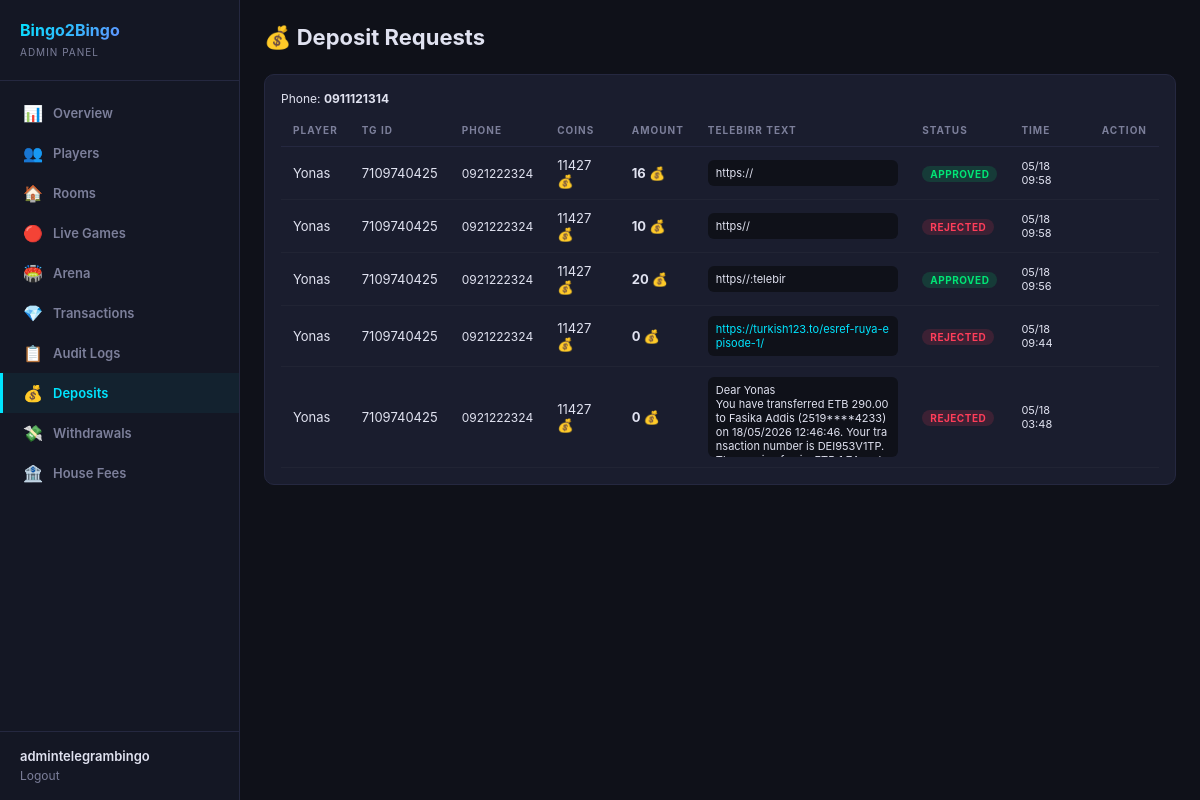
/dashboard/deposits/ (signed in), run on an earlier commit of the app's database.
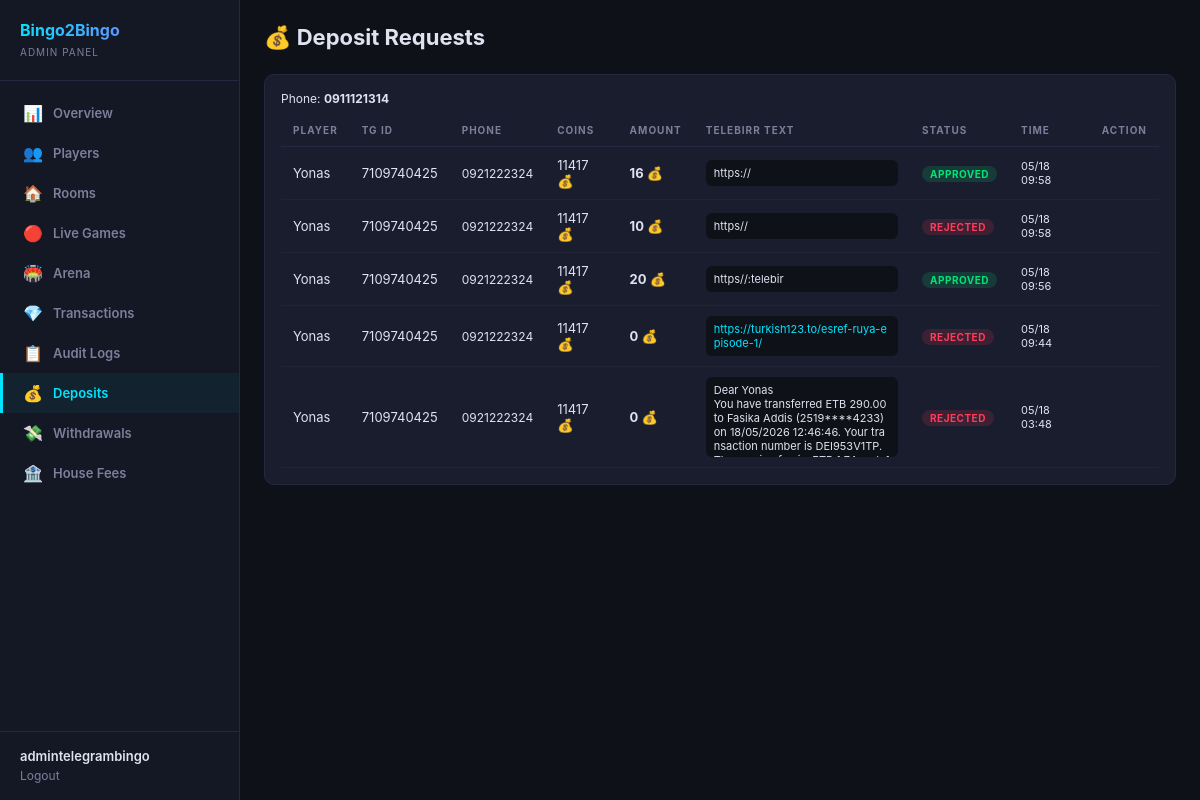
And on a later commit of the database.
### finance/models.py (models this page shows, shortened)
class DepositRequest(models.Model):
    class Status(models.TextChoices):
        PENDING = 'pending', 'Pending'
        APPROVED = 'approved', 'Approved'
        REJECTED = 'rejected', 'Rejected'
    player = models.ForeignKey(Player, on_delete=models.CASCADE, related_name='deposit_requests')
    amount = models.BigIntegerField(default=0)
    telebirr_text = models.TextField()
    status = models.CharField(max_length=10, choices=Status.choices, default=Status.PENDING)
    reviewed_by = models.ForeignKey(User, null=True, blank=True, on_delete=models.SET_NULL)
    created_at = models.DateTimeField(default=timezone.now)
    reviewed_at = models.DateTimeField(null=True, blank=True)
    class Meta:
        verbose_name = 'Deposit Request'
        verbose_name_plural = 'Deposit Requests'
        ordering = ['-created_at']

### users/models.py (models this page shows, shortened)
class Player(models.Model):
    telegram_id = models.BigIntegerField(unique=True, db_index=True)
    username = models.CharField(max_length=255, blank=True, default='')
    first_name = models.CharField(max_length=255, blank=True, default='')
    phone_number = models.CharField(max_length=20, blank=True, default='')
    coins = models.BigIntegerField(default=10)
    wins = models.IntegerField(default=0)
    losses = models.IntegerField(default=0)
    games_played = models.IntegerField(default=0)
    xp = models.BigIntegerField(default=0)
    level = models.IntegerField(default=1)
    referral_code = models.CharField(max_length=32, unique=True, blank=True)
    invited_by = models.ForeignKey(
        'self', null=True, blank=True,
        on_delete=models.SET_NULL,
        related_name='invitees'
    )
    is_banned = models.BooleanField(default=False)
    last_daily_bonus = models.DateTimeField(null=True, blank=True)
    created_at = models.DateTimeField(default=timezone.now)
    class Meta:
        verbose_name = 'Player'
        verbose_name_plural = 'Players'
        ordering = ['-coins']

### dashboard/views.py (the view)
# urls.py: path('deposits/', views.finance_deposits, name='admin_deposits'),
@admin_required
def finance_deposits(request):
    from finance.views import admin_deposits
    return admin_deposits(request)

### dashboard/auth.py (called while the page is built)
def admin_required(view_func):
    @wraps(view_func)
    def wrapper(request, *args, **kwargs):
        if not request.user.is_authenticated:
            return redirect('dashboard:login')
        if not request.user.is_staff and not request.user.is_superuser:
            messages.error(request, 'Access denied. Staff only.')
            return redirect('dashboard:login')
        return view_func(request, *args, **kwargs)
    return wrapper

### finance/views.py (called while the page is built)
@admin_required
def admin_deposits(request):
    deposits = DepositRequest.objects.select_related('player', 'reviewed_by').order_by('-created_at')[:100]
    return render(request, 'finance/admin_deposits.html', {
        'deposits': deposits,
        'status_filter': request.GET.get('status', 'all'),
        'phonenumber': PHONENUMBER,
    })

### finance/templates/finance/admin_deposits.html (shortened to what this page needs)
{% extends 'dashboard/base.html' %}
{% block content %}
<div class="header"><h1>💰 Deposit Requests</h1></div>
<div class="card">
  <div style="color:var(--text-secondary);font-size:12px;margin-bottom:8px;">Phone: <strong style="color:var(--neon-gold);">{{ phonenumber }}</strong></div>
  <table>
    <thead><tr><th>Player</th><th>TG ID</th><th>Phone</th><th>Coins</th><th>Amount</th><th>Telebirr Text</th><th>Status</th><th>Time</th><th>Action</th></tr></thead>
    <tbody>
    {% for d in deposits %}
    <tr>
      <td>{{ d.player.first_name }}</td>
      <td>{{ d.player.telegram_id }}</td>
      <td style="font-size:12px;">{{ d.player.phone_number|default:"—" }}</td>
      <td>{{ d.player.coins }} 💰</td>
      <td style="color:var(--neon-gold);font-weight:700;">{{ d.amount }} 💰</td>
      <td style="max-width:250px;">
        <div style="max-height:80px;overflow-y:auto;white-space:pre-wrap;font-size:11px;color:var(--text-secondary);background:var(--bg);padding:6px 8px;border-radius:6px;word-break:break-all;" class="tx-text">{{ d.telebirr_text }}</div>
      </td>
      <td>{% if d.status == 'pending' %}<span class="badge badge-warning">Pending</span>
        {% elif d.status == 'approved' %}<span class="badge badge-success">Approved</span>
        {% else %}<span class="badge badge-danger">Rejected</span>{% endif %}</td>
      <td style="font-size:11px;">{{ d.created_at|date:"m/d H:i" }}</td>
      <td>
      </td>
    </tr>
    {% empty %}
    <tr><td colspan="9" style="text-align:center;color:var(--muted);padding:32px;">No deposit requests</td></tr>
    {% endfor %}
    </tbody>
  </table>
</div>
{% endblock %}

What changed in the data, as far as the page shows it:
changed through a linked row, DepositRequest (number 1 of 5 on the later page): player.coins "11427" → "11417"
changed through a linked row, DepositRequest (number 2 of 5 on the later page): player.coins "11427" → "11417"
changed through a linked row, DepositRequest (number 3 of 5 on the later page): player.coins "11427" → "11417"
changed through a linked row, DepositRequest (number 4 of 5 on the later page): player.coins "11427" → "11417"
changed through a linked row, DepositRequest (number 5 of 5 on the later page): player.coins "11427" → "11417"
